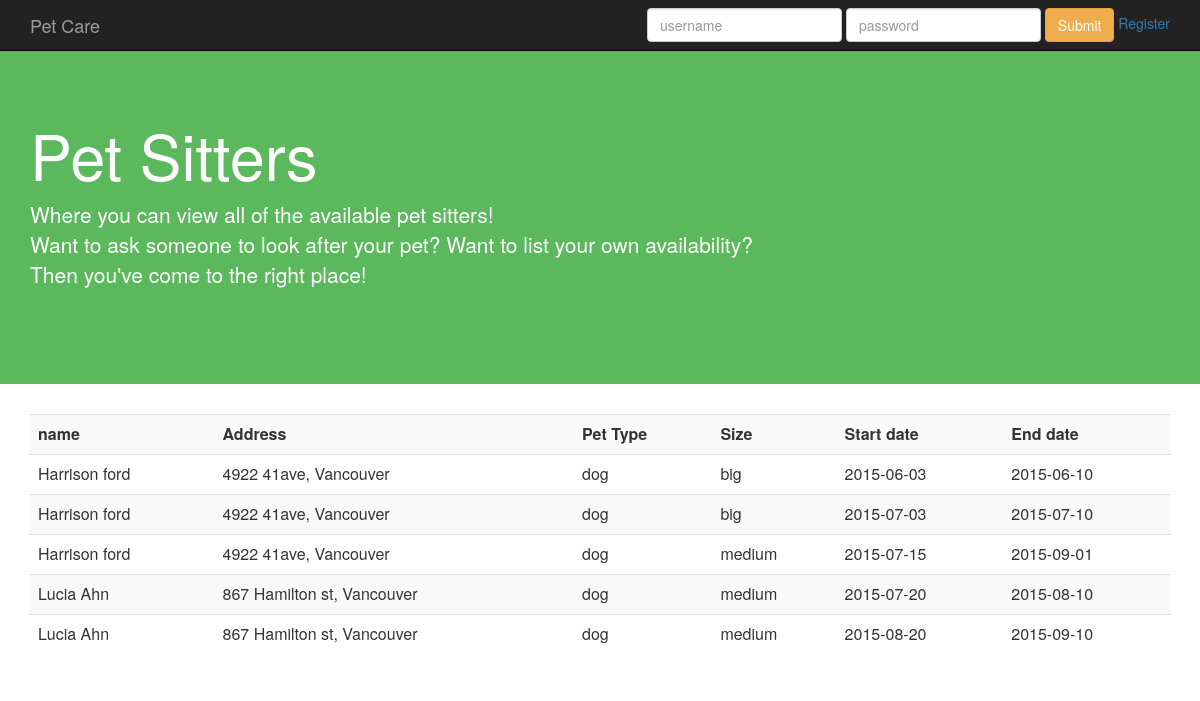
/user/sitter.php, run on the app's committed database.
### tables this page shows
CREATE TABLE SitterAvailability
(SitterID	Char(20),
 AvailabilityID 	INTEGER,
 StartDate 	DATE NOT NULL,
 EndDate 	DATE NOT NULL,
 primary key(SitterID, AvailabilityID),
 foreign key(SitterID) references PetSitter(SitterID)
 	ON DELETE CASCADE
	ON UPDATE CASCADE);

CREATE TABLE User
(UserID 	CHAR(20) NOT NULL,
 Password 	CHAR(20) NOT NULL, 
 Name 		CHAR(20) NOT NULL, 
 Address 	CHAR(50) NOT NULL,
 PhoneNum 	CHAR(15) NOT NULL,
 primary key (UserID));

CREATE TABLE CanTakeCareOf
(Size 		CHAR(20) NOT NULL,
 Species 	CHAR(20) NOT NULL,
 SitterID 	Char(20),
 AvailabilityID 	INTEGER,
 primary key (SitterID,AvailabilityID),
 foreign key (SitterID,AvailabilityID) references SitterAvailability(SitterID,AvailabilityID)
 	ON DELETE CASCADE
	ON UPDATE CASCADE);

### user/sitter.php (the view, shortened to what this page needs)
<?php
	function getSitterAvailability() {
		try{
			$db = new PDO("mysql:host=localhost;dbname=fantastic304;port=3306","root");
			$sql = 'SELECT Name, Address, Species, Size, StartDate, EndDate, sa.AvailabilityID as AvailabilityID, sa.SitterID as SitterID
					FROM SitterAvailability sa, PetSitter ps, User u, CanTakeCareOf c
					WHERE sa.SitterID = ps.SitterID and ps.SitterID = u.UserID and sa.SitterID = c.SitterID and sa.AvailabilityID = c.AvailabilityID and NOT EXISTS (SELECT * FROM ContractToSitter cs WHERE Status=1 and cs.AvailabilityID = sa.AvailabilityID and cs.SitterID = sa.SitterID)';
			echo '<table class="table table-striped">';
			echo '<th>';
			echo "name";
			echo '</th>';
			echo '<th>';
			echo "Address";
			echo '</th>';
			echo '<th>';
			echo "Pet Type";
			echo '</th>';
			echo '<th>';
			echo "Size";
			echo '</th>';
			echo '<th>';
			echo "Start date";
			echo '</th>';
			echo '<th>';
			echo "End date";
			echo '</th>';
			foreach($db->query($sql) as $row){
				echo '<tr>';
				echo '<td>';
				echo $row['Name'];
				echo '</td>';
				echo '<td>';
				echo $row['Address'];
				echo '</td>';
				echo '<td>';
				echo $row['Species'];
				echo '</td>';
				echo '<td>';
				echo $row['Size'];
				echo '</td>';
				echo '<td>';
				echo $row['StartDate'];
				echo '</td>';
				echo '<td>';
				echo $row['EndDate'];
				echo '</td>';
				echo '</tr>';
			}
			echo '</table>';
		} catch(Exception $e){
		echo "Could not connect to the database";
		exit;
		}
	}
?>
<head>
	<link rel="stylesheet" href="../bootstrap.min.css">
</head>
<body>
	<?php include '../include/header.php' ?>
	<div style="padding: 80px 0; background-color:5cb85c; !important" class="jumbotron">
  		<div class="container">
  			<h1 style="color:white">Pet Sitters</h1>
  			<p style="color:white">
  					Where you can view all of the available pet sitters!</br>
  					Want to ask someone to look after your pet? Want to list your own availability?</br>
  					Then you've come to the right place!</br>
  			</p>
  		</div>
	</div>
	<div class="container">
		<?php getSitterAvailability(); ?>
	</div>
</body>

### data on the page
sitteravailability: user.Name "Harrison ford", user.Address "4922 41ave, Vancouver", cantakecareof.Species "dog", cantakecareof.Size "big", StartDate "2015-06-03", EndDate "2015-06-10"
sitteravailability: user.Name "Harrison ford", user.Address "4922 41ave, Vancouver", cantakecareof.Species "dog", cantakecareof.Size "big", StartDate "2015-07-03", EndDate "2015-07-10"
sitteravailability: user.Name "Harrison ford", user.Address "4922 41ave, Vancouver", cantakecareof.Species "dog", cantakecareof.Size "medium", StartDate "2015-07-15", EndDate "2015-09-01"
sitteravailability: user.Name "Lucia Ahn", user.Address "867 Hamilton st, Vancouver", cantakecareof.Species "dog", cantakecareof.Size "medium", StartDate "2015-07-20", EndDate "2015-08-10"
sitteravailability: user.Name "Lucia Ahn", user.Address "867 Hamilton st, Vancouver", cantakecareof.Species "dog", cantakecareof.Size "medium", StartDate "2015-08-20", EndDate "2015-09-10"
